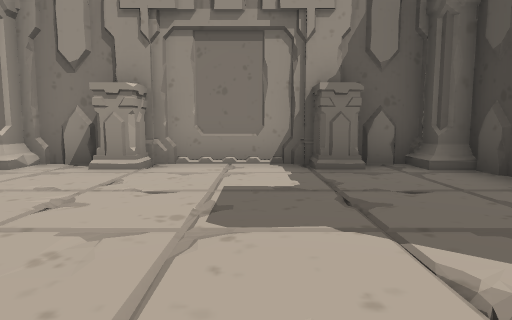
view 1 (above)

19 first-person views from a walk through a 3-D level made in the Unity game engine. The camera is 1.3 m above the floor, tilts 6° down and sees 75° across. Doors are open. The floor is counted in squares, 2 m on a side. Each view is taken from the middle of a square. On the plan, view 1 faces up. The plan holds only what a view shows up to about 10 squares ahead; the rest is blank. The place goes on beyond the plan. The player character is not drawn. Some animated figures are not drawn.

view 2
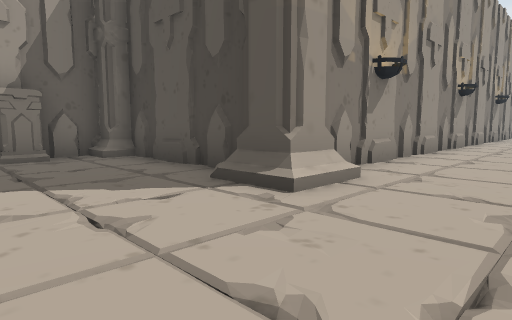

view 3
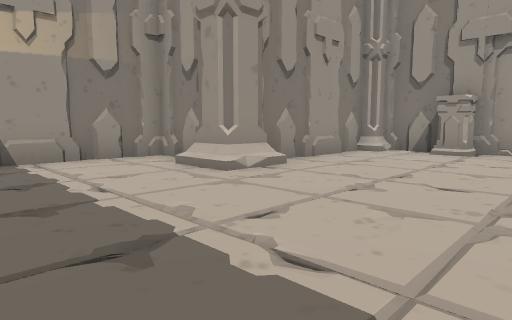

view 4
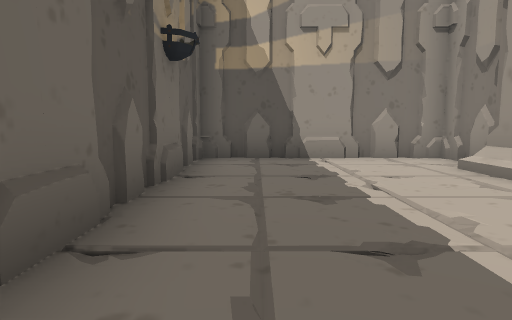

view 5
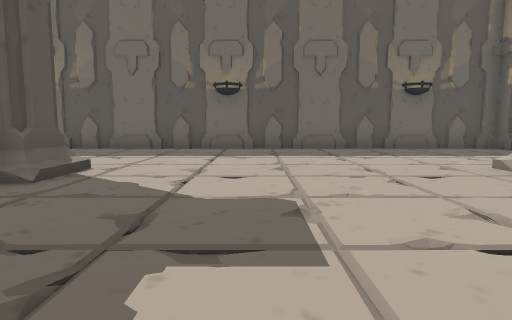

view 6
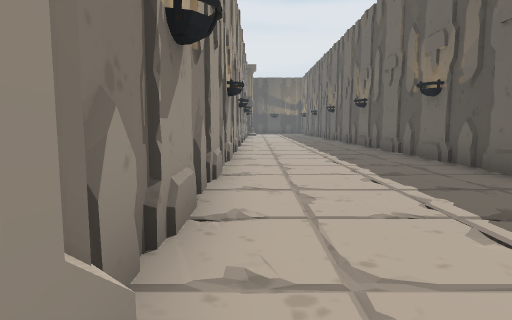

view 7
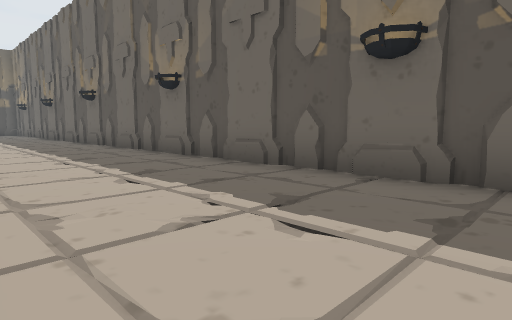

view 8
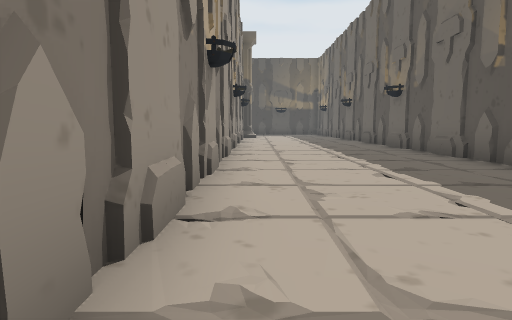

view 9
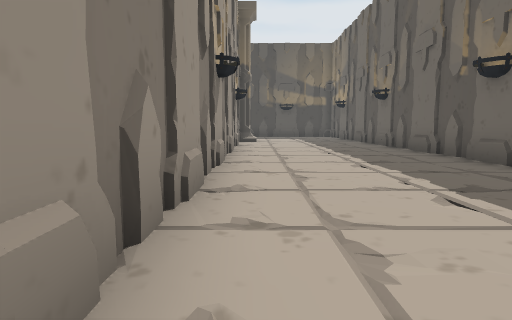

view 10
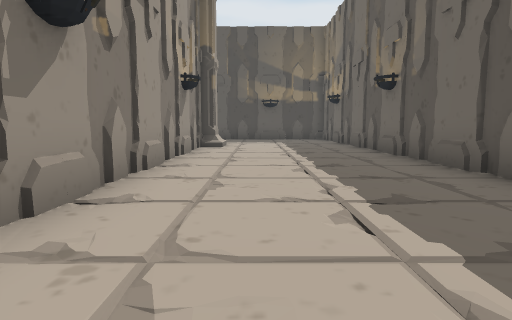

view 11
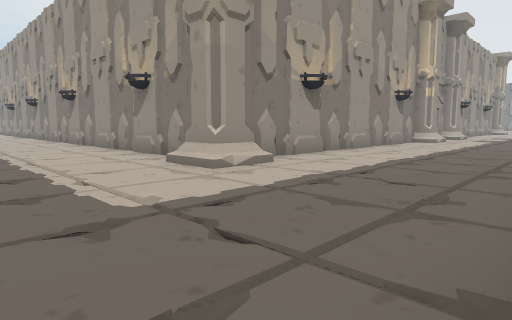

view 12
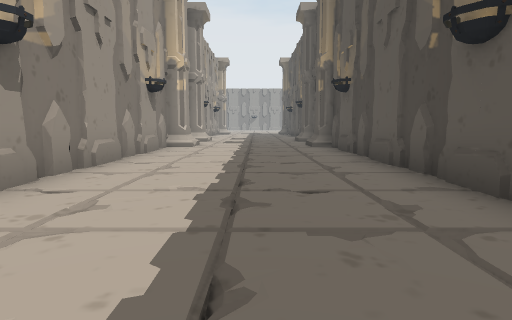

view 13
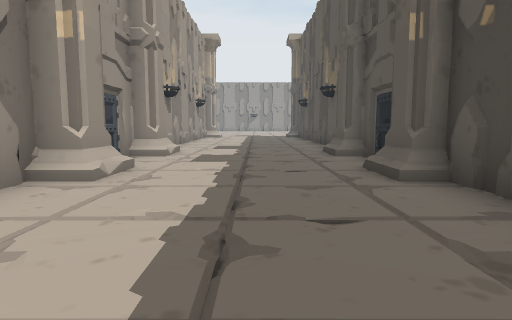

view 14
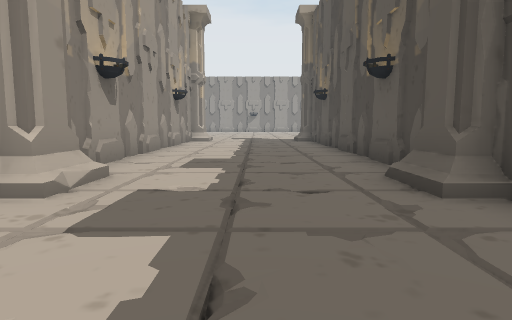

view 15
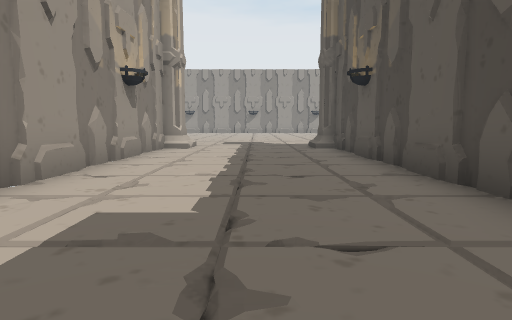

view 16
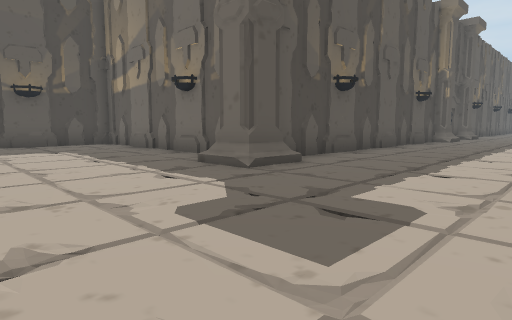

view 17
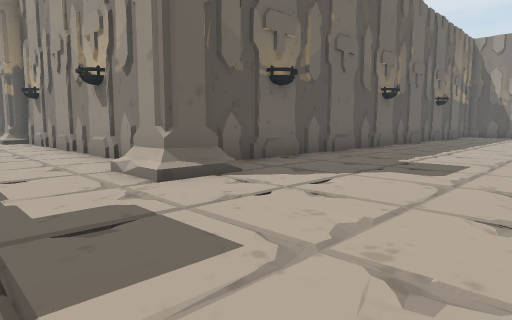

view 18
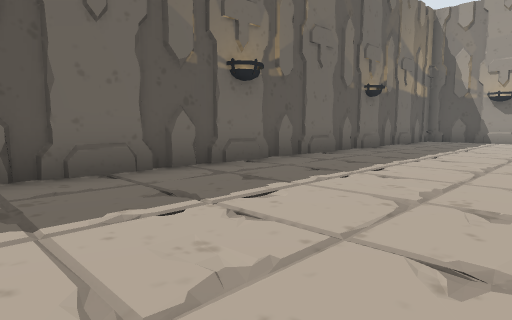

view 19
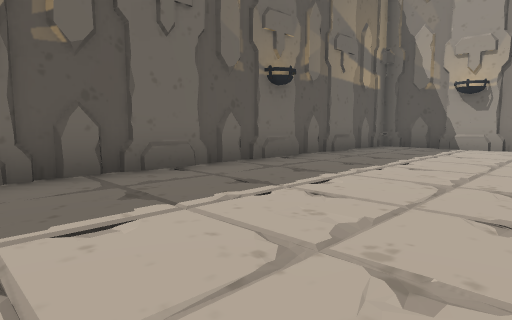

### Floor plan
Key: @ floor where view 1 was taken; # wall or solid block; . floor; / step, stairs or slope; O other object.
Columns run from 7 left of view 1 to 41 right of it. Each row starts with its distance up from view 1.
 28                         ......... .......
 27                   #............................
 26                   #.............................#
 25                   #.............................#
 24                   #................#/...##.....
 23                   ##################/....######
 22                                    #.....#
 21                                    #.....#
 20                                    #.....#
 19                                    #.....#
 18                                    #.....#
 17                                    #.....#
 16                                    #.....#
 15                                    #.....#
 14                                    #/...##
 13                                    #/...##
 12                                    #.....#
 11                                    #///.##
 10                                    #/...##
  9                                    #.....#
  8                                    #.....#
  7                                    #.....#
  6    ########                        #.....#
  5   ##.O..O.##                       #.....#
  4   #........#                       #.....#
  3   ##.......#                       #.....#
  2    #.......#                       #.....
  1 ####......##########################/....
  0 #.//...@..//.......................//....
 -1 #........................................
 -2 #........................................
 -3 #........................................
 -4 ##.####.####.####.##################
 -5  ###  ###  ###  ###

Where each view was taken, in squares from view 1:
view 1: 0 up, 0 right, facing up
view 2: 2 down, 0 right, facing up-right
view 3: 3 down, 0 right, facing up-left
view 4: 3 down, 0 right, facing left
view 5: 5 up, 0 right, facing down
view 6: 0 up, 3 right, facing right
view 7: 0 up, 9 right, facing down-right
view 8: 0 up, 11 right, facing right
view 9: 0 up, 15 right, facing right
view 10: 1 down, 18 right, facing right
view 11: 3 down, 33 right, facing up-left
view 12: 0 up, 31 right, facing up
view 13: 6 up, 31 right, facing up
view 14: 10 up, 31 right, facing up
view 15: 14 up, 31 right, facing up
view 16: 28 up, 29 right, facing down-right
view 17: 28 up, 31 right, facing down-left
view 18: 28 up, 25 right, facing down-left
view 19: 28 up, 21 right, facing down-left
